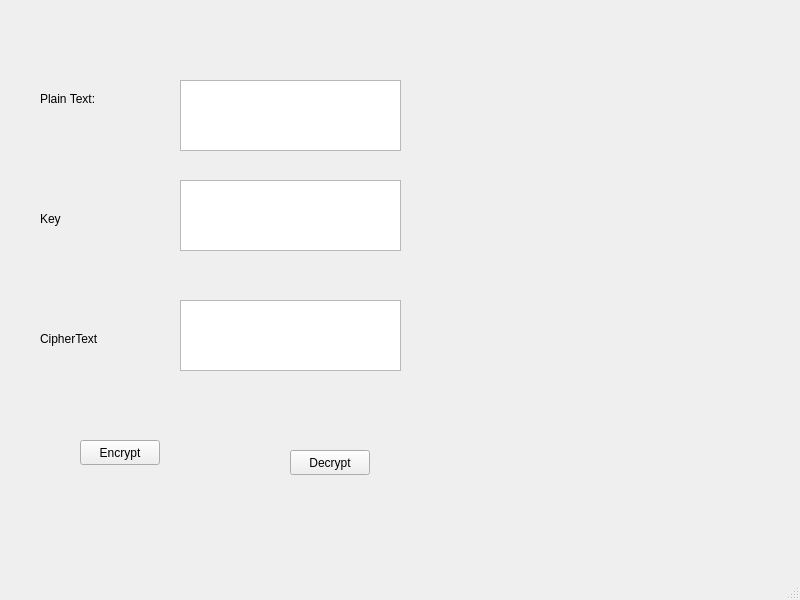
<?xml version="1.0" encoding="UTF-8"?>
<ui version="4.0">
 <class>Ui_MainWindow</class>
 <widget class="QMainWindow" name="Ui_MainWindow">
  <property name="geometry">
   <rect>
    <x>0</x>
    <y>0</y>
    <width>800</width>
    <height>600</height>
   </rect>
  </property>
  <property name="windowTitle">
   <string>MainWindow</string>
  </property>
  <widget class="QWidget" name="centralwidget">
   <widget class="QLabel" name="label">
    <property name="geometry">
     <rect>
      <x>40</x>
      <y>90</y>
      <width>59</width>
      <height>17</height>
     </rect>
    </property>
    <property name="text">
     <string>Plain Text:</string>
    </property>
   </widget>
   <widget class="QTextEdit" name="txt_plain_text">
    <property name="geometry">
     <rect>
      <x>180</x>
      <y>80</y>
      <width>221</width>
      <height>71</height>
     </rect>
    </property>
   </widget>
   <widget class="QLabel" name="label_2">
    <property name="geometry">
     <rect>
      <x>40</x>
      <y>210</y>
      <width>59</width>
      <height>17</height>
     </rect>
    </property>
    <property name="text">
     <string>Key</string>
    </property>
   </widget>
   <widget class="QTextEdit" name="txt_key">
    <property name="geometry">
     <rect>
      <x>180</x>
      <y>180</y>
      <width>221</width>
      <height>71</height>
     </rect>
    </property>
   </widget>
   <widget class="QTextEdit" name="txt_cipher_text">
    <property name="geometry">
     <rect>
      <x>180</x>
      <y>300</y>
      <width>221</width>
      <height>71</height>
     </rect>
    </property>
   </widget>
   <widget class="QLabel" name="label_3">
    <property name="geometry">
     <rect>
      <x>40</x>
      <y>330</y>
      <width>59</width>
      <height>17</height>
     </rect>
    </property>
    <property name="text">
     <string>CipherText</string>
    </property>
   </widget>
   <widget class="QPushButton" name="btn_encrypt">
    <property name="geometry">
     <rect>
      <x>80</x>
      <y>440</y>
      <width>80</width>
      <height>25</height>
     </rect>
    </property>
    <property name="text">
     <string>Encrypt</string>
    </property>
   </widget>
   <widget class="QPushButton" name="btn_decrypt">
    <property name="geometry">
     <rect>
      <x>290</x>
      <y>450</y>
      <width>80</width>
      <height>25</height>
     </rect>
    </property>
    <property name="text">
     <string>Decrypt</string>
    </property>
   </widget>
  </widget>
  <widget class="QMenuBar" name="menubar">
   <property name="geometry">
    <rect>
     <x>0</x>
     <y>0</y>
     <width>800</width>
     <height>21</height>
    </rect>
   </property>
  </widget>
  <widget class="QStatusBar" name="statusbar"/>
 </widget>
 <resources/>
 <connections/>
</ui>
